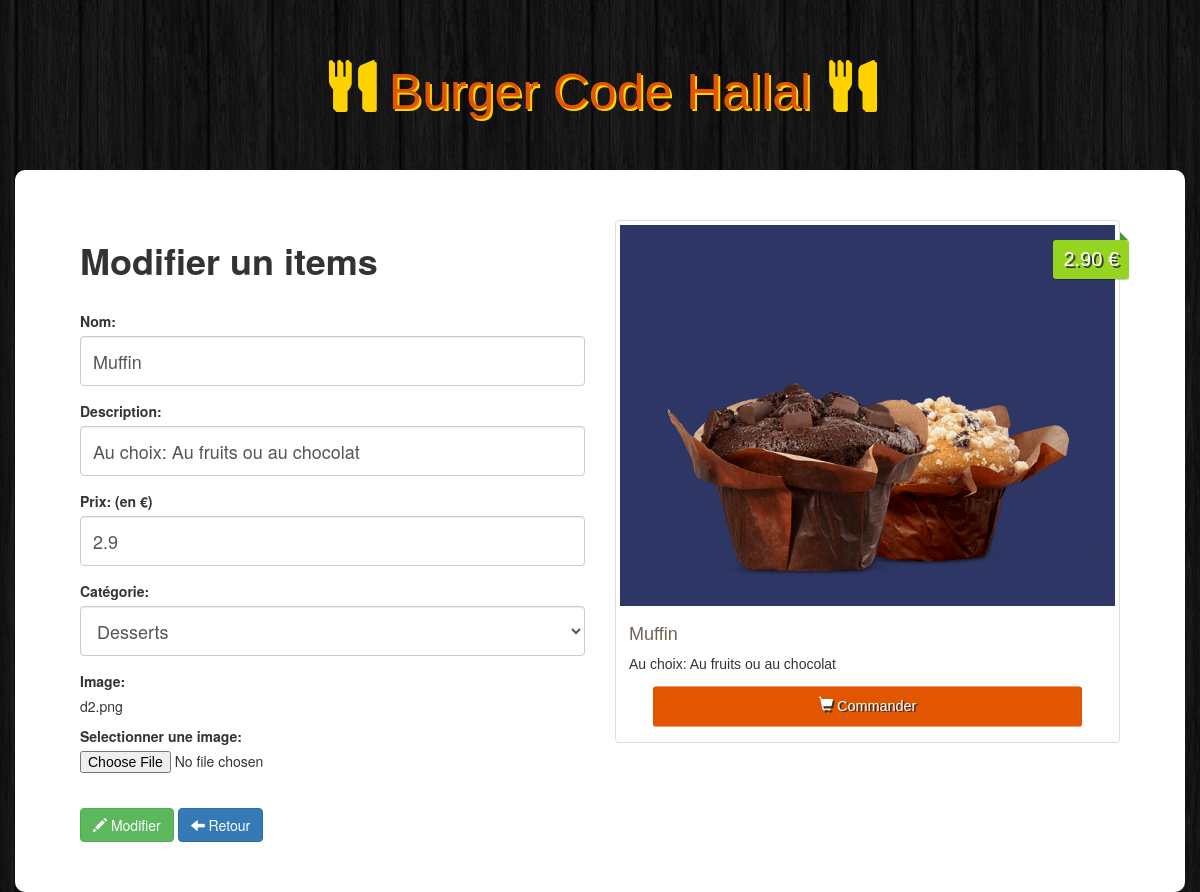
/admin/update.php?id=30, run on the app's committed database.
### tables this page shows
CREATE TABLE `items` (
  `id` int(11) NOT NULL,
  `name` varchar(100) NOT NULL,
  `description` varchar(255) NOT NULL,
  `price` float NOT NULL,
  `image` varchar(255) NOT NULL,
  `category` int(11) NOT NULL
);

### admin/update.php (the view, shortened to what this page needs)
<?php
if (!empty($_GET['id']))
{
    $id = checkInput($_GET['id']);
}
$nameError = $descriptionError = $priceError = $categoryError = $imageError = $name = $description = $price = $category = $image = "";
if (!empty($_POST))
{
    $name = checkInput($_POST['name']);
    $description = checkInput($_POST['description']);
    $price = checkInput($_POST['price']);
    $category = checkInput($_POST['category']);
    $image = checkInput($_FILES['image']['name']);
    $imagePath = '../img/' .basename($image);
    $imageExtension = pathinfo($imagePath, PATHINFO_EXTENSION);
    $isSuccess = true;
    $isUploadSuccess = false;
    if(empty($name))
    {
        $nameError = 'Ce champ ne peut pas être vide';
        $isSuccess = false;
    }
    if(empty($description))
    {
        $descriptionError = 'Ce champ ne peut pas être vide';
        $isSuccess = false;
    }
    if(empty($price))
    {
        $priceError = 'Ce champ ne peut pas être vide';
        $isSuccess = false;
    }
    if(empty($category))
    {
        $categoryError = 'Ce champ ne peut pas être vide';
        $isSuccess = false;
    }
    if(empty($image))
    {
       $isImageUpdated = false;
    }
    else
    {
        $isImageUpdated = true;
        $isUploadSuccess = true;
        if ($imageExtension != "jpg" && $imageExtension !="png" && $imageExtension !="jpeg" && $imageExtension !="gif")
        {
            $imageError = "Les fichiers autorises sont: .jpg, .jpeg, .png, .gif";
            $isUploadSuccess = false;
        }
        if(file_exists($imagePath))
        {
            $imageError = "le fichier existe deja";
            $isUploadSuccess = false;
        }
        if ($_FILES["image"]["size"] > 500000)
        {
            $imageError = "le fichier ne doit pas depasser les 500KB";
            $isUploadSuccess = false;
        }
        if ($isUploadSuccess)
        {
            if (!move_uploaded_file($_FILES["image"]["tmp_name"], $imagePath))
            {
                $imageError = "Il y a eu une erreur lors de l'upload";
                $isUploadSuccess = false;
            }
        }
    }
    if (($isSuccess && $isImageUpdated && $isUploadSuccess) || ($isSuccess && !$isImageUpdated))
    {
        $db = Database::connect();
        if ($isImageUpdated)
        {
        $statement = $db->prepare("UPDATE items set name = ?, description = ?, price = ?, category = ?, image = ? WHERE id = ?");
        $statement->execute(array($name,$description,$price,$category,$image,$id));
        }
        else
        {
            $statement = $db->prepare("UPDATE items set name = ?, description = ?, price = ?, category = ? WHERE id = ?");
            $statement->execute(array($name,$description,$price,$category,$id));
        }
        Database::disconnect();
        header("Location: index.php");
    }
    elseif ($isImageUpdated && !$isUploadSuccess)
    {
        $db = Database::connect();
        $statement = $db->prepare("SELECT * FROM items WHERE id = ?");
        $statement->execute(array($id));
        $item = $statement->fetch();
        $image = $item['image'];
        Database::disconnect();
    }
}
else
{
    $db = Database::connect();
    $statement = $db->prepare("SELECT * FROM items WHERE id = ?");
    $statement->execute(array($id));
    $item = $statement->fetch();
    $name           = $item['name'];
    $description    = $item['description'];
    $price          = $item['price'];
    $category       = $item['category'];
    $image          = $item['image'];
}
function checkInput($data)
{
    $data = trim($data);
    $data = stripslashes($data);
    $data = htmlspecialchars($data);
    return $data;
}
?>
<!doctype html>
<html>
<head>
    <link rel="stylesheet" href="https://maxcdn.bootstrapcdn.com/bootstrap/3.3.7/css/bootstrap.min.css">
    <link rel="stylesheet" href="../css/style.css">
</head>
<body>
<h1 class="text-logo"><span class="glyphicon glyphicon-cutlery"></span> Burger Code Hallal <span class="glyphicon glyphicon-cutlery"></span></h1>
<div class="container admin">
    <div class="row">
        <div class="col-sm-6">
            <h1><strong>Modifier un items </strong></h1>
            <br>
            <form class="form" role="form" action="<?php echo 'update.php?id=' . $id; ?>" method="post" enctype="multipart/form-data">
                <div class="form-group">
                    <label for="name">Nom:</label>
                    <input type="text" class="form-control" id="name" name="name" placeholder="nom" value="<?php echo $name; ?> ">
                </div>
                <div class="form-group">
                    <label for="description">Description:</label>
                    <input type="text" class="form-control" id="description" name="description" placeholder="Description" value="<?php echo $description; ?> ">
                </div>
                <div class="form-group">
                    <label for="price">Prix: (en €)</label>
                    <input type="text" step="0.01" class="form-control" id="price" name="price" placeholder="Prix" value="<?php echo $price; ?> ">
                </div>
                <div class="form-group">
                    <label for="category">Catégorie:</label>
                    <select class="form-control" id="category" name="category">
                        <?php
                        $db = Database::connect();
                        foreach ($db->query('SELECT * FROM categories') as $row)
                        {
                            if ($row['id'] == $category)
                            echo '<option selected="selected" value="' . $row['id'] . '">' . $row['name'] . '</option>';
                            else
                                echo '<option value="' . $row['id'] . '">' . $row['name'] . '</option>';
                        }
                        ?>
                    </select>
                </div>
                <div class="form-group">
                    <label >Image:</label>
                    <p><?php echo $image; ?></p>
                    <label for="">Selectionner une image: </label>
                    <input type="file" id="image" name="image">
                </div>
                <br>
                <div class="form_actions">
                    <button type="submit" class="btn btn-success"><span class="glyphicon glyphicon-pencil"></span> Modifier</button>
                    <a class="btn btn-primary" href="index.php"><span class="glyphicon glyphicon-arrow-left"></span> Retour</a>
                </div>
            </form>
        </div>
        <div class="col-sm-6 site">
            <div class="thumbnail">
                <img src="<?php echo '../img/' . $image ;?>" alt="...">
                <div class="price"><?php echo number_format((float)$price,2,'.',''). ' €'; ?></div>
                <div class="caption">
                    <h4><?php echo $name; ?></h4>
                    <p><?php echo $description; ?></p>
                    <a href="#" class="btn btn-order" role="button"><span class="glyphicon glyphicon-shopping-cart"></span> Commander</a>
                </div>
            </div>
        </div>
    </div>
</div>
</body>
</html>

### css/style.css (style rules this page uses)
body { background: url("../img/bg.png"); }
.site { font-family: 'Anton', sans-serif }
.text-logo { font-family: 'Anton', sans-serif; color:#E25501; text-shadow: 2px 2px #ffd301; font-size: 50px; padding: 40px 0px; text-decoration: none; text-align: center; }
.text-logo .glyphicon { color: #ffd301; text-shadow: 2px 2px #ffd301; }
.thumbnail img { background: #2D3664; }
.price { background: #95d420; box-shadow: 0 1px rgba(0,0,0,0.2); -moz-box-shadow: 0 1px rgba(0,0,0,0.2); -webkit-box-shadow: 0 1px rgba(0,0,0,0.2); color: #fff; text-shadow: 2px 2px #333; position: absolute; right: 6px; top: 20px; padding: 5px 10px; font-size: 20px; border-radius: 3px; }
.price:before { border: 4px solid transparent; border-bottom: 4px solid #4a934a; border-left: 4px solid #4a934a; content:""; position: absolute; right: 1px; top: -8px; }
.caption > h4 { color: #726353; font-size: 18px; }
.btn-order { width: 100%; padding: 10px; font-size: 16px; color: #fff; background-color: #E25501; text-decoration: none; text-shadow: 2px 2px #333; -webkit-transform: scale(1); transform: scale(0.9); -webkit-transition: .3s ease-in-out; transition: .3s ease-in-out; }
.row { background-color: white; padding: 50px; border-radius: 10px; }
.form-control { height: 50px; font-size: 18px; }

### data on the page
items: name "Muffin", description "Au choix: Au fruits ou au chocolat", price "2.9", image "d2.png", image (picture), price "2.90"

### other printed values
form field category "Desserts"
